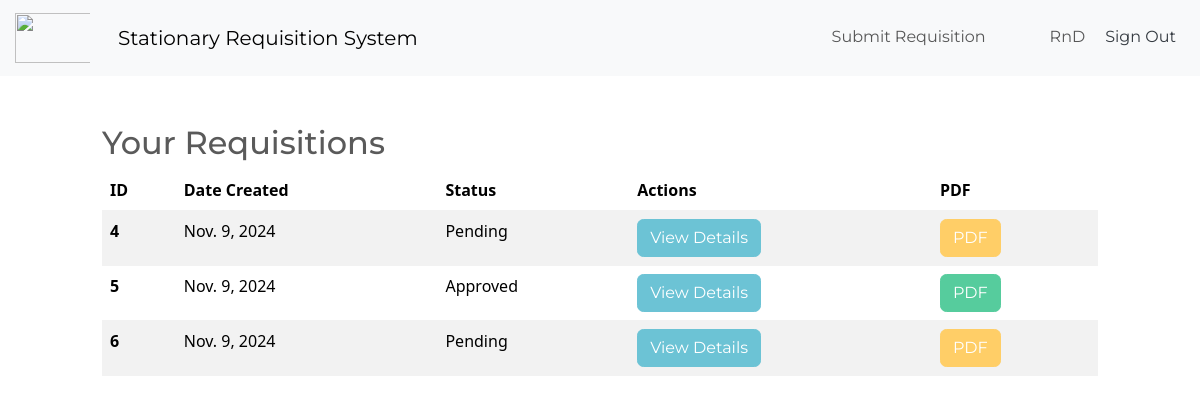
Page /dashboard/ (signed in) on the committed database.
### inventory/models.py (models this page shows, shortened)
class Requisition(models.Model):
    STATUS_CHOICES = (
        ('Pending', 'Pending'),
        ('Approved', 'Approved'),
        ('Rejected', 'Rejected'),
    )
    user = models.ForeignKey(User, on_delete=models.CASCADE)
    date_created = models.DateField(auto_now_add=True)
    status = models.CharField(max_length=10, choices=STATUS_CHOICES, default='Pending')
    requisition_id = models.CharField(max_length=20, unique=True, editable=False, blank=True)  # New field

### inventory/views.py (the view)
# urls.py: path('dashboard/', Dashboard.as_view(), name='dashboard'),
class Dashboard(LoginRequiredMixin, View):
    def get(self, request):
        requisitions = Requisition.objects.filter(user=request.user).order_by('-date_created')
        return render(request, 'inventory/dashboard.html',{'requisitions': requisitions})

### inventory/templates/inventory/dashboard.html
{% extends 'auth/base.html' %}
{% block content %}
<div class="row">
    <div class="col-md-10 col-12 mx-auto mt-5">
        <h2>Your Requisitions</h2>
        <table class="table table-hover table-striped">
            <thead>
                <tr>
                    <th scope="col">ID</th>
                    <th scope="col">Date Created</th>
                    <th scope="col">Status</th>
                    <th scope="col">Actions</th>
                    <th scope="col">PDF</th>
                </tr>
            </thead>
            <tbody>
                {% if requisitions %}
                    {% for requisition in requisitions %}
                    <tr>
                        <th scope="row">{{ requisition.id }}</th>
                        <td>{{ requisition.date_created }}</td>
                        <td>{{ requisition.status }}</td>
                        <td>
                            <a href="{% url 'requisition_detail' requisition.id %}" class="btn btn-info">View Details</a>
                        </td>
                        <td>
                            {% if requisition.status == 'Approved' %}
                                <a href="{% url 'requisition_pdf' requisition.id %}" class="btn btn-success">PDF</a>
                            {% else %}
                                <a href="{% url 'requisition_pdf' requisition.id %}" class="btn btn-warning">PDF</a>
                            {% endif %}
                        </td>
                    </tr>
                    {% endfor %}
                {% else %}
                    <tr>
                        <td colspan="4">You have not submitted any requisitions yet.</td>
                    </tr>
                {% endif %}
            </tbody>
        </table>
    </div>
</div>
{% endblock content %}

### inventory/templates/auth/navigation.html (shortened to what this page needs)
<nav class="navbar navbar-expand-lg bg-light">
  <a class="navbar-brand" href="#"><img src="https://upload.wikimedia.org/wikipedia/en/thumb/c/c0/BAPEX.png/220px-BAPEX.png" width="90" height="50" style="padding-left: 15px;" class="d-inline-block align-top" alt="" /></a>
  <div class="container-fluid">
    <a class="navbar-brand" href="{% url 'index' %}">Stationary Requisition System</a>
    <div class="collapse navbar-collapse justify-content-end" id="navbarNav">
      <ul class="navbar-nav">
        {% if user.is_authenticated %}
          {% if user.is_staff %}
            <li class="nav-item">
              <a class="nav-link" href="{% url 'requisition_list' %}" style="padding-top: 6px; padding-right: 56px;">Requisitions</a>
            </li>
          {% else %}
            <li class="nav-item">
              <a class="nav-link" href="{% url 'requisition' %}" style="padding-top: 6px;padding-right: 56px;">Submit Requisition</a>
            </li>
          {% endif %}
          <li class="nav-item">
            <a class="nav-link" href="#" style="padding-top: 6px;">{{ user.username }}</a>
          </li>
          <form method="post" action="{% url 'logout' %}">
            <button type="submit" class="btn border-0 bg-transparent text-dark">Sign Out</button>
          </form>
        {% endif %}
      </ul>
    </div>
  </div>
</nav>

### rows in the picture
Requisition: id "4", date_created "Nov. 9, 2024", status "Pending", shows "PDF"
Requisition: id "5", date_created "Nov. 9, 2024", status "Approved", shows "PDF"
Requisition: id "6", date_created "Nov. 9, 2024", status "Pending", shows "PDF"

### other values in the picture
{{ user.username }} "RnD"
